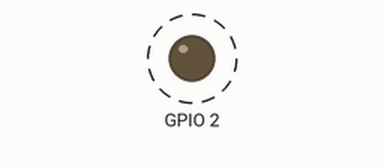
The sketch below on a simulated ESP32. Parts: output pins drawn as LEDs (lit = HIGH). Dashed ring = blinking.

Above: at 0.2 s.
Timing chart, 0 to 3.0 s (numbered marks = the images above):
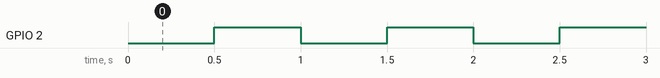

The sketch:

sketch_mar30a.ino
```cpp
#include <LED.h>
  LED led(2);         // set pin led
void setup() {

}

void loop() {
  led.Toggle(500);    // Toggle State Led
//   led.On();
//   led.Off();
}
```

Measured:
- by itself, GPIO 2: alternates HIGH for 0.50 s and LOW for 0.50 s
